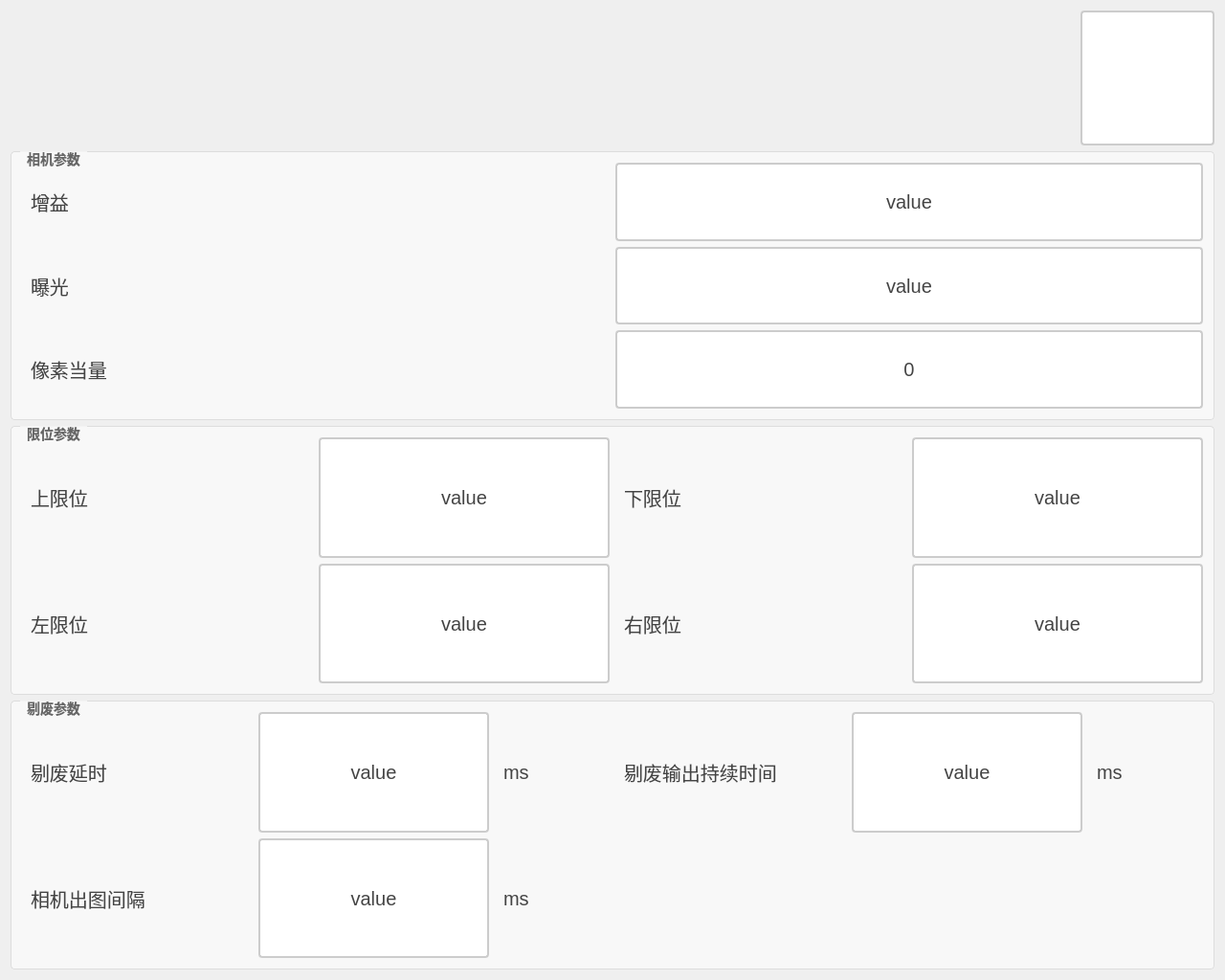
<?xml version="1.0" encoding="UTF-8"?>
<ui version="4.0">
 <class>DlgProductSetClass</class>
 <widget class="QDialog" name="DlgProductSetClass">
  <property name="geometry">
   <rect>
    <x>0</x>
    <y>0</y>
    <width>1280</width>
    <height>1024</height>
   </rect>
  </property>
  <property name="windowTitle">
   <string>DlgProductSet</string>
  </property>
  <layout class="QGridLayout" name="gridLayout_5">
   <item row="0" column="0">
    <layout class="QVBoxLayout" name="verticalLayout_2" stretch="1,2,2,2">
     <item>
      <layout class="QHBoxLayout" name="horizontalLayout_14" stretch="8,1">
       <item>
        <spacer name="horizontalSpacer">
         <property name="orientation">
          <enum>Qt::Orientation::Horizontal</enum>
         </property>
         <property name="sizeHint" stdset="0">
          <size>
           <width>40</width>
           <height>20</height>
          </size>
         </property>
        </spacer>
       </item>
       <item>
        <widget class="QPushButton" name="btn_close">
         <property name="sizePolicy">
          <sizepolicy hsizetype="Minimum" vsizetype="Minimum">
           <horstretch>0</horstretch>
           <verstretch>0</verstretch>
          </sizepolicy>
         </property>
         <property name="styleSheet">
          <string notr="true">QPushButton {
    padding: 6px 14px;
    border: 2px solid #CCC;
    border-radius: 4px;
    background-color: white;
    color: #444;
	font-size:24px;
    qproperty-icon: url(:/PaperCups/icons/close.png);  
    qproperty-iconSize: 30px 30px;
}

QPushButton:hover {
    background-color: #ff6666;
}

QPushButton:pressed {
    background-color: #cc0000;
}
</string>
         </property>
         <property name="text">
          <string/>
         </property>
        </widget>
       </item>
      </layout>
     </item>
     <item>
      <layout class="QHBoxLayout" name="horizontalLayout" stretch="1">
       <item>
        <widget class="QGroupBox" name="groupBox_14">
         <property name="styleSheet">
          <string notr="true">QGroupBox {
    border: 1px solid #DDD;
    border-radius: 4px;
    font: bold 14px;
    color: #666;
    background-color: #F8F8F8;
}

QGroupBox::title {
    subcontrol-origin: margin;
    subcontrol-position: top left;
    left: 10px;
    padding: 0 5px;
}</string>
         </property>
         <property name="title">
          <string>相机参数</string>
         </property>
         <layout class="QGridLayout" name="gridLayout_6">
          <item row="0" column="0">
           <layout class="QVBoxLayout" name="verticalLayout" stretch="1,1,1">
            <item>
             <layout class="QHBoxLayout" name="horizontalLayout_25" stretch="1,1">
              <item>
               <widget class="QLabel" name="lb_xiangjiguangdianpingbishijian_5">
                <property name="styleSheet">
                 <string notr="true">/* 基础标签样式 */
QLabel {
    color: #444444;          /* 主文字色 */
    font-size: 20px;         /* 标准字号 */
    background: transparent; /* 透明背景 */
    padding: 2px 4px;        /* 基础内边距 */
}

/* 标题样式 */
QLabel.title {
    font-size: 16px;
    font-weight: 600;
    color: #333333;
    border-bottom: 1px solid #DDDDDD; /* 下划线装饰 */
    padding-bottom: 4px;
}

/* 副标题/次要文本 */
QLabel.subtitle {
    color: #666666;
    font-size: 13px;
    font-style: italic;
}

/* 强调文本 */
QLabel.emphasis {
    color: #333333;
    font-weight: 500;
    background-color: #F5F5F5;
    border-radius: 3px;
    padding: 4px 8px;
}

/* 状态标签（成功/警告/错误） */
QLabel[state=&quot;success&quot;] {
    color: #228B22;          /* 森林绿 */
    border-left: 3px solid #228B22;
    padding-left: 8px;
}

QLabel[state=&quot;warning&quot;] {
    color: #FF8C00;          /* 暗橙 */
    border-left: 3px solid #FF8C00;
    padding-left: 8px;
}

QLabel[state=&quot;error&quot;] {
    color: #B22222;          /* 砖红 */
    border-left: 3px solid #B22222;
    padding-left: 8px;
}

/* 数据展示标签 */
QLabel.data {
    color: #2F4F4F;          /* 深石板灰 */
    font-family: monospace;
    border: 1px solid #E0E0E0;
    background-color: #FFFFFF;
    padding: 6px 12px;
    border-radius: 4px;
}

/* 禁用状态 */
QLabel:disabled {
    color: #AAAAAA;
    background-color: transparent;
}

/* 链接样式（伪链接效果） */
QLabel.link {
    color: #4682B4;          /* 钢蓝 */
    text-decoration: underline;
    border-bottom: 1px dotted #4682B4;
}

/* 图标标签 */
QLabel.icon {
    qproperty-alignment: AlignCenter;
    border: 1px solid #E0E0E0;
    border-radius: 4px;
    background-color: #FFFFFF;
    padding: 12px;
}</string>
                </property>
                <property name="text">
                 <string>增益</string>
                </property>
               </widget>
              </item>
              <item>
               <widget class="QPushButton" name="btn_zengyi">
                <property name="sizePolicy">
                 <sizepolicy hsizetype="Minimum" vsizetype="Minimum">
                  <horstretch>0</horstretch>
                  <verstretch>0</verstretch>
                 </sizepolicy>
                </property>
                <property name="styleSheet">
                 <string notr="true">QPushButton {
    padding: 6px 14px;
    border: 2px solid #CCC;
    border-radius: 4px;
    background-color: white;
    color: #444;
	font-size:20px;
}

QPushButton:hover {
    border-color: #999;
    background-color: #F5F5F5;
}

QPushButton:pressed {
    border-color: #777;
    background-color: #EEE;
}</string>
                </property>
                <property name="text">
                 <string>value</string>
                </property>
               </widget>
              </item>
             </layout>
            </item>
            <item>
             <layout class="QHBoxLayout" name="horizontalLayout_26" stretch="1,1">
              <item>
               <widget class="QLabel" name="lb_xiangjiguangdianpingbishijian_6">
                <property name="styleSheet">
                 <string notr="true">/* 基础标签样式 */
QLabel {
    color: #444444;          /* 主文字色 */
    font-size: 20px;         /* 标准字号 */
    background: transparent; /* 透明背景 */
    padding: 2px 4px;        /* 基础内边距 */
}

/* 标题样式 */
QLabel.title {
    font-size: 16px;
    font-weight: 600;
    color: #333333;
    border-bottom: 1px solid #DDDDDD; /* 下划线装饰 */
    padding-bottom: 4px;
}

/* 副标题/次要文本 */
QLabel.subtitle {
    color: #666666;
    font-size: 13px;
    font-style: italic;
}

/* 强调文本 */
QLabel.emphasis {
    color: #333333;
    font-weight: 500;
    background-color: #F5F5F5;
    border-radius: 3px;
    padding: 4px 8px;
}

/* 状态标签（成功/警告/错误） */
QLabel[state=&quot;success&quot;] {
    color: #228B22;          /* 森林绿 */
    border-left: 3px solid #228B22;
    padding-left: 8px;
}

QLabel[state=&quot;warning&quot;] {
    color: #FF8C00;          /* 暗橙 */
    border-left: 3px solid #FF8C00;
    padding-left: 8px;
}

QLabel[state=&quot;error&quot;] {
    color: #B22222;          /* 砖红 */
    border-left: 3px solid #B22222;
    padding-left: 8px;
}

/* 数据展示标签 */
QLabel.data {
    color: #2F4F4F;          /* 深石板灰 */
    font-family: monospace;
    border: 1px solid #E0E0E0;
    background-color: #FFFFFF;
    padding: 6px 12px;
    border-radius: 4px;
}

/* 禁用状态 */
QLabel:disabled {
    color: #AAAAAA;
    background-color: transparent;
}

/* 链接样式（伪链接效果） */
QLabel.link {
    color: #4682B4;          /* 钢蓝 */
    text-decoration: underline;
    border-bottom: 1px dotted #4682B4;
}

/* 图标标签 */
QLabel.icon {
    qproperty-alignment: AlignCenter;
    border: 1px solid #E0E0E0;
    border-radius: 4px;
    background-color: #FFFFFF;
    padding: 12px;
}</string>
                </property>
                <property name="text">
                 <string>曝光</string>
                </property>
               </widget>
              </item>
              <item>
               <widget class="QPushButton" name="btn_baoguang">
                <property name="sizePolicy">
                 <sizepolicy hsizetype="Minimum" vsizetype="Minimum">
                  <horstretch>0</horstretch>
                  <verstretch>0</verstretch>
                 </sizepolicy>
                </property>
                <property name="styleSheet">
                 <string notr="true">QPushButton {
    padding: 6px 14px;
    border: 2px solid #CCC;
    border-radius: 4px;
    background-color: white;
    color: #444;
	font-size:20px;
}

QPushButton:hover {
    border-color: #999;
    background-color: #F5F5F5;
}

QPushButton:pressed {
    border-color: #777;
    background-color: #EEE;
}</string>
                </property>
                <property name="text">
                 <string>value</string>
                </property>
               </widget>
              </item>
             </layout>
            </item>
            <item>
             <layout class="QHBoxLayout" name="horizontalLayout_35" stretch="1,1">
              <item>
               <widget class="QLabel" name="lb_xiangjiguangdianpingbishijian_23">
                <property name="styleSheet">
                 <string notr="true">/* 基础标签样式 */
QLabel {
    color: #444444;          /* 主文字色 */
    font-size: 20px;         /* 标准字号 */
    background: transparent; /* 透明背景 */
    padding: 2px 4px;        /* 基础内边距 */
}

/* 标题样式 */
QLabel.title {
    font-size: 16px;
    font-weight: 600;
    color: #333333;
    border-bottom: 1px solid #DDDDDD; /* 下划线装饰 */
    padding-bottom: 4px;
}

/* 副标题/次要文本 */
QLabel.subtitle {
    color: #666666;
    font-size: 13px;
    font-style: italic;
}

/* 强调文本 */
QLabel.emphasis {
    color: #333333;
    font-weight: 500;
    background-color: #F5F5F5;
    border-radius: 3px;
    padding: 4px 8px;
}

/* 状态标签（成功/警告/错误） */
QLabel[state=&quot;success&quot;] {
    color: #228B22;          /* 森林绿 */
    border-left: 3px solid #228B22;
    padding-left: 8px;
}

QLabel[state=&quot;warning&quot;] {
    color: #FF8C00;          /* 暗橙 */
    border-left: 3px solid #FF8C00;
    padding-left: 8px;
}

QLabel[state=&quot;error&quot;] {
    color: #B22222;          /* 砖红 */
    border-left: 3px solid #B22222;
    padding-left: 8px;
}

/* 数据展示标签 */
QLabel.data {
    color: #2F4F4F;          /* 深石板灰 */
    font-family: monospace;
    border: 1px solid #E0E0E0;
    background-color: #FFFFFF;
    padding: 6px 12px;
    border-radius: 4px;
}

/* 禁用状态 */
QLabel:disabled {
    color: #AAAAAA;
    background-color: transparent;
}

/* 链接样式（伪链接效果） */
QLabel.link {
    color: #4682B4;          /* 钢蓝 */
    text-decoration: underline;
    border-bottom: 1px dotted #4682B4;
}

/* 图标标签 */
QLabel.icon {
    qproperty-alignment: AlignCenter;
    border: 1px solid #E0E0E0;
    border-radius: 4px;
    background-color: #FFFFFF;
    padding: 12px;
}</string>
                </property>
                <property name="text">
                 <string>像素当量</string>
                </property>
               </widget>
              </item>
              <item>
               <widget class="QPushButton" name="btn_xiangsudangliang">
                <property name="sizePolicy">
                 <sizepolicy hsizetype="Minimum" vsizetype="Minimum">
                  <horstretch>0</horstretch>
                  <verstretch>0</verstretch>
                 </sizepolicy>
                </property>
                <property name="styleSheet">
                 <string notr="true">QPushButton {
    padding: 6px 14px;
    border: 2px solid #CCC;
    border-radius: 4px;
    background-color: white;
    color: #444;
	font-size:20px;
}

QPushButton:hover {
    border-color: #999;
    background-color: #F5F5F5;
}

QPushButton:pressed {
    border-color: #777;
    background-color: #EEE;
}</string>
                </property>
                <property name="text">
                 <string>0</string>
                </property>
               </widget>
              </item>
             </layout>
            </item>
           </layout>
          </item>
         </layout>
        </widget>
       </item>
      </layout>
     </item>
     <item>
      <widget class="QGroupBox" name="groupBox_15">
       <property name="styleSheet">
        <string notr="true">QGroupBox {
    border: 1px solid #DDD;
    border-radius: 4px;
    font: bold 14px;
    color: #666;
    background-color: #F8F8F8;
}

QGroupBox::title {
    subcontrol-origin: margin;
    subcontrol-position: top left;
    left: 10px;
    padding: 0 5px;
}</string>
       </property>
       <property name="title">
        <string>限位参数</string>
       </property>
       <layout class="QGridLayout" name="gridLayout_2">
        <item row="0" column="0">
         <layout class="QGridLayout" name="gridLayout">
          <item row="0" column="0">
           <layout class="QHBoxLayout" name="horizontalLayout_2" stretch="1,1">
            <item>
             <widget class="QLabel" name="lb_xiangjiguangdianpingbishijian_7">
              <property name="styleSheet">
               <string notr="true">/* 基础标签样式 */
QLabel {
    color: #444444;          /* 主文字色 */
    font-size: 20px;         /* 标准字号 */
    background: transparent; /* 透明背景 */
    padding: 2px 4px;        /* 基础内边距 */
}

/* 标题样式 */
QLabel.title {
    font-size: 16px;
    font-weight: 600;
    color: #333333;
    border-bottom: 1px solid #DDDDDD; /* 下划线装饰 */
    padding-bottom: 4px;
}

/* 副标题/次要文本 */
QLabel.subtitle {
    color: #666666;
    font-size: 13px;
    font-style: italic;
}

/* 强调文本 */
QLabel.emphasis {
    color: #333333;
    font-weight: 500;
    background-color: #F5F5F5;
    border-radius: 3px;
    padding: 4px 8px;
}

/* 状态标签（成功/警告/错误） */
QLabel[state=&quot;success&quot;] {
    color: #228B22;          /* 森林绿 */
    border-left: 3px solid #228B22;
    padding-left: 8px;
}

QLabel[state=&quot;warning&quot;] {
    color: #FF8C00;          /* 暗橙 */
    border-left: 3px solid #FF8C00;
    padding-left: 8px;
}

QLabel[state=&quot;error&quot;] {
    color: #B22222;          /* 砖红 */
    border-left: 3px solid #B22222;
    padding-left: 8px;
}

/* 数据展示标签 */
QLabel.data {
    color: #2F4F4F;          /* 深石板灰 */
    font-family: monospace;
    border: 1px solid #E0E0E0;
    background-color: #FFFFFF;
    padding: 6px 12px;
    border-radius: 4px;
}

/* 禁用状态 */
QLabel:disabled {
    color: #AAAAAA;
    background-color: transparent;
}

/* 链接样式（伪链接效果） */
QLabel.link {
    color: #4682B4;          /* 钢蓝 */
    text-decoration: underline;
    border-bottom: 1px dotted #4682B4;
}

/* 图标标签 */
QLabel.icon {
    qproperty-alignment: AlignCenter;
    border: 1px solid #E0E0E0;
    border-radius: 4px;
    background-color: #FFFFFF;
    padding: 12px;
}</string>
              </property>
              <property name="text">
               <string>上限位</string>
              </property>
             </widget>
            </item>
            <item>
             <widget class="QPushButton" name="btn_shangxianwei">
              <property name="sizePolicy">
               <sizepolicy hsizetype="Minimum" vsizetype="Minimum">
                <horstretch>0</horstretch>
                <verstretch>0</verstretch>
               </sizepolicy>
              </property>
              <property name="styleSheet">
               <string notr="true">QPushButton {
    padding: 6px 14px;
    border: 2px solid #CCC;
    border-radius: 4px;
    background-color: white;
    color: #444;
	font-size:20px;
}

QPushButton:hover {
    border-color: #999;
    background-color: #F5F5F5;
}

QPushButton:pressed {
    border-color: #777;
    background-color: #EEE;
}</string>
              </property>
              <property name="text">
               <string>value</string>
              </property>
             </widget>
            </item>
           </layout>
          </item>
          <item row="0" column="1">
           <layout class="QHBoxLayout" name="horizontalLayout_3" stretch="1,1">
            <item>
             <widget class="QLabel" name="lb_xiangjiguangdianpingbishijian_8">
              <property name="styleSheet">
               <string notr="true">/* 基础标签样式 */
QLabel {
    color: #444444;          /* 主文字色 */
    font-size: 20px;         /* 标准字号 */
    background: transparent; /* 透明背景 */
    padding: 2px 4px;        /* 基础内边距 */
}

/* 标题样式 */
QLabel.title {
    font-size: 16px;
    font-weight: 600;
    color: #333333;
    border-bottom: 1px solid #DDDDDD; /* 下划线装饰 */
    padding-bottom: 4px;
}

/* 副标题/次要文本 */
QLabel.subtitle {
    color: #666666;
    font-size: 13px;
    font-style: italic;
}

/* 强调文本 */
QLabel.emphasis {
    color: #333333;
    font-weight: 500;
    background-color: #F5F5F5;
    border-radius: 3px;
    padding: 4px 8px;
}

/* 状态标签（成功/警告/错误） */
QLabel[state=&quot;success&quot;] {
    color: #228B22;          /* 森林绿 */
    border-left: 3px solid #228B22;
    padding-left: 8px;
}

QLabel[state=&quot;warning&quot;] {
    color: #FF8C00;          /* 暗橙 */
    border-left: 3px solid #FF8C00;
    padding-left: 8px;
}

QLabel[state=&quot;error&quot;] {
    color: #B22222;          /* 砖红 */
    border-left: 3px solid #B22222;
    padding-left: 8px;
}

/* 数据展示标签 */
QLabel.data {
    color: #2F4F4F;          /* 深石板灰 */
    font-family: monospace;
    border: 1px solid #E0E0E0;
    background-color: #FFFFFF;
    padding: 6px 12px;
    border-radius: 4px;
}

/* 禁用状态 */
QLabel:disabled {
    color: #AAAAAA;
    background-color: transparent;
}

/* 链接样式（伪链接效果） */
QLabel.link {
    color: #4682B4;          /* 钢蓝 */
    text-decoration: underline;
    border-bottom: 1px dotted #4682B4;
}

/* 图标标签 */
QLabel.icon {
    qproperty-alignment: AlignCenter;
    border: 1px solid #E0E0E0;
    border-radius: 4px;
    background-color: #FFFFFF;
    padding: 12px;
}</string>
              </property>
              <property name="text">
               <string>下限位</string>
              </property>
             </widget>
            </item>
            <item>
             <widget class="QPushButton" name="btn_xiaxianwei">
              <property name="sizePolicy">
               <sizepolicy hsizetype="Minimum" vsizetype="Minimum">
                <horstretch>0</horstretch>
                <verstretch>0</verstretch>
               </sizepolicy>
              </property>
              <property name="styleSheet">
               <string notr="true">QPushButton {
    padding: 6px 14px;
    border: 2px solid #CCC;
    border-radius: 4px;
    background-color: white;
    color: #444;
	font-size:20px;
}

QPushButton:hover {
    border-color: #999;
    background-color: #F5F5F5;
}

QPushButton:pressed {
    border-color: #777;
    background-color: #EEE;
}</string>
              </property>
              <property name="text">
               <string>value</string>
              </property>
             </widget>
            </item>
           </layout>
          </item>
          <item row="1" column="0">
           <layout class="QHBoxLayout" name="horizontalLayout_4" stretch="1,1">
            <item>
             <widget class="QLabel" name="lb_xiangjiguangdianpingbishijian_9">
              <property name="styleSheet">
               <string notr="true">/* 基础标签样式 */
QLabel {
    color: #444444;          /* 主文字色 */
    font-size: 20px;         /* 标准字号 */
    background: transparent; /* 透明背景 */
    padding: 2px 4px;        /* 基础内边距 */
}

/* 标题样式 */
QLabel.title {
    font-size: 16px;
    font-weight: 600;
    color: #333333;
    border-bottom: 1px solid #DDDDDD; /* 下划线装饰 */
    padding-bottom: 4px;
}

/* 副标题/次要文本 */
QLabel.subtitle {
    color: #666666;
    font-size: 13px;
    font-style: italic;
}

/* 强调文本 */
QLabel.emphasis {
    color: #333333;
    font-weight: 500;
    background-color: #F5F5F5;
    border-radius: 3px;
    padding: 4px 8px;
}

/* 状态标签（成功/警告/错误） */
QLabel[state=&quot;success&quot;] {
    color: #228B22;          /* 森林绿 */
    border-left: 3px solid #228B22;
    padding-left: 8px;
}

QLabel[state=&quot;warning&quot;] {
    color: #FF8C00;          /* 暗橙 */
    border-left: 3px solid #FF8C00;
    padding-left: 8px;
}

QLabel[state=&quot;error&quot;] {
    color: #B22222;          /* 砖红 */
    border-left: 3px solid #B22222;
    padding-left: 8px;
}

/* 数据展示标签 */
QLabel.data {
    color: #2F4F4F;          /* 深石板灰 */
    font-family: monospace;
    border: 1px solid #E0E0E0;
    background-color: #FFFFFF;
    padding: 6px 12px;
    border-radius: 4px;
}

/* 禁用状态 */
QLabel:disabled {
    color: #AAAAAA;
    background-color: transparent;
}

/* 链接样式（伪链接效果） */
QLabel.link {
    color: #4682B4;          /* 钢蓝 */
    text-decoration: underline;
    border-bottom: 1px dotted #4682B4;
}

/* 图标标签 */
QLabel.icon {
    qproperty-alignment: AlignCenter;
    border: 1px solid #E0E0E0;
    border-radius: 4px;
    background-color: #FFFFFF;
    padding: 12px;
}</string>
              </property>
              <property name="text">
               <string>左限位</string>
              </property>
             </widget>
            </item>
            <item>
             <widget class="QPushButton" name="btn_zuoxianwei">
              <property name="sizePolicy">
               <sizepolicy hsizetype="Minimum" vsizetype="Minimum">
                <horstretch>0</horstretch>
                <verstretch>0</verstretch>
               </sizepolicy>
              </property>
              <property name="styleSheet">
               <string notr="true">QPushButton {
    padding: 6px 14px;
    border: 2px solid #CCC;
    border-radius: 4px;
    background-color: white;
    color: #444;
	font-size:20px;
}

QPushButton:hover {
    border-color: #999;
    background-color: #F5F5F5;
}

QPushButton:pressed {
    border-color: #777;
    background-color: #EEE;
}</string>
              </property>
              <property name="text">
               <string>value</string>
              </property>
             </widget>
            </item>
           </layout>
          </item>
          <item row="1" column="1">
           <layout class="QHBoxLayout" name="horizontalLayout_5" stretch="1,1">
            <item>
             <widget class="QLabel" name="lb_xiangjiguangdianpingbishijian_10">
              <property name="styleSheet">
               <string notr="true">/* 基础标签样式 */
QLabel {
    color: #444444;          /* 主文字色 */
    font-size: 20px;         /* 标准字号 */
    background: transparent; /* 透明背景 */
    padding: 2px 4px;        /* 基础内边距 */
}

/* 标题样式 */
QLabel.title {
    font-size: 16px;
    font-weight: 600;
    color: #333333;
    border-bottom: 1px solid #DDDDDD; /* 下划线装饰 */
    padding-bottom: 4px;
}

/* 副标题/次要文本 */
QLabel.subtitle {
    color: #666666;
    font-size: 13px;
    font-style: italic;
}

/* 强调文本 */
QLabel.emphasis {
    color: #333333;
    font-weight: 500;
    background-color: #F5F5F5;
    border-radius: 3px;
    padding: 4px 8px;
}

/* 状态标签（成功/警告/错误） */
QLabel[state=&quot;success&quot;] {
    color: #228B22;          /* 森林绿 */
    border-left: 3px solid #228B22;
    padding-left: 8px;
}

QLabel[state=&quot;warning&quot;] {
    color: #FF8C00;          /* 暗橙 */
    border-left: 3px solid #FF8C00;
    padding-left: 8px;
}

QLabel[state=&quot;error&quot;] {
    color: #B22222;          /* 砖红 */
    border-left: 3px solid #B22222;
    padding-left: 8px;
}

/* 数据展示标签 */
QLabel.data {
    color: #2F4F4F;          /* 深石板灰 */
    font-family: monospace;
    border: 1px solid #E0E0E0;
    background-color: #FFFFFF;
    padding: 6px 12px;
    border-radius: 4px;
}

/* 禁用状态 */
QLabel:disabled {
    color: #AAAAAA;
    background-color: transparent;
}

/* 链接样式（伪链接效果） */
QLabel.link {
    color: #4682B4;          /* 钢蓝 */
    text-decoration: underline;
    border-bottom: 1px dotted #4682B4;
}

/* 图标标签 */
QLabel.icon {
    qproperty-alignment: AlignCenter;
    border: 1px solid #E0E0E0;
    border-radius: 4px;
    background-color: #FFFFFF;
    padding: 12px;
}</string>
              </property>
              <property name="text">
               <string>右限位</string>
              </property>
             </widget>
            </item>
            <item>
             <widget class="QPushButton" name="btn_youxianwei">
              <property name="sizePolicy">
               <sizepolicy hsizetype="Minimum" vsizetype="Minimum">
                <horstretch>0</horstretch>
                <verstretch>0</verstretch>
               </sizepolicy>
              </property>
              <property name="styleSheet">
               <string notr="true">QPushButton {
    padding: 6px 14px;
    border: 2px solid #CCC;
    border-radius: 4px;
    background-color: white;
    color: #444;
	font-size:20px;
}

QPushButton:hover {
    border-color: #999;
    background-color: #F5F5F5;
}

QPushButton:pressed {
    border-color: #777;
    background-color: #EEE;
}</string>
              </property>
              <property name="text">
               <string>value</string>
              </property>
             </widget>
            </item>
           </layout>
          </item>
         </layout>
        </item>
       </layout>
      </widget>
     </item>
     <item>
      <widget class="QGroupBox" name="groupBox_16">
       <property name="styleSheet">
        <string notr="true">QGroupBox {
    border: 1px solid #DDD;
    border-radius: 4px;
    font: bold 14px;
    color: #666;
    background-color: #F8F8F8;
}

QGroupBox::title {
    subcontrol-origin: margin;
    subcontrol-position: top left;
    left: 10px;
    padding: 0 5px;
}</string>
       </property>
       <property name="title">
        <string>剔废参数</string>
       </property>
       <layout class="QGridLayout" name="gridLayout_4">
        <item row="0" column="0">
         <layout class="QGridLayout" name="gridLayout_3">
          <item row="0" column="0">
           <layout class="QHBoxLayout" name="horizontalLayout_6" stretch="2,2,1">
            <item>
             <widget class="QLabel" name="lb_xiangjiguangdianpingbishijian_11">
              <property name="styleSheet">
               <string notr="true">/* 基础标签样式 */
QLabel {
    color: #444444;          /* 主文字色 */
    font-size: 20px;         /* 标准字号 */
    background: transparent; /* 透明背景 */
    padding: 2px 4px;        /* 基础内边距 */
}

/* 标题样式 */
QLabel.title {
    font-size: 16px;
    font-weight: 600;
    color: #333333;
    border-bottom: 1px solid #DDDDDD; /* 下划线装饰 */
    padding-bottom: 4px;
}

/* 副标题/次要文本 */
QLabel.subtitle {
    color: #666666;
    font-size: 13px;
    font-style: italic;
}

/* 强调文本 */
QLabel.emphasis {
    color: #333333;
    font-weight: 500;
    background-color: #F5F5F5;
    border-radius: 3px;
    padding: 4px 8px;
}

/* 状态标签（成功/警告/错误） */
QLabel[state=&quot;success&quot;] {
    color: #228B22;          /* 森林绿 */
    border-left: 3px solid #228B22;
    padding-left: 8px;
}

QLabel[state=&quot;warning&quot;] {
    color: #FF8C00;          /* 暗橙 */
    border-left: 3px solid #FF8C00;
    padding-left: 8px;
}

QLabel[state=&quot;error&quot;] {
    color: #B22222;          /* 砖红 */
    border-left: 3px solid #B22222;
    padding-left: 8px;
}

/* 数据展示标签 */
QLabel.data {
    color: #2F4F4F;          /* 深石板灰 */
    font-family: monospace;
    border: 1px solid #E0E0E0;
    background-color: #FFFFFF;
    padding: 6px 12px;
    border-radius: 4px;
}

/* 禁用状态 */
QLabel:disabled {
    color: #AAAAAA;
    background-color: transparent;
}

/* 链接样式（伪链接效果） */
QLabel.link {
    color: #4682B4;          /* 钢蓝 */
    text-decoration: underline;
    border-bottom: 1px dotted #4682B4;
}

/* 图标标签 */
QLabel.icon {
    qproperty-alignment: AlignCenter;
    border: 1px solid #E0E0E0;
    border-radius: 4px;
    background-color: #FFFFFF;
    padding: 12px;
}</string>
              </property>
              <property name="text">
               <string>剔废延时</string>
              </property>
             </widget>
            </item>
            <item>
             <widget class="QPushButton" name="btn_tifeiyanshi">
              <property name="sizePolicy">
               <sizepolicy hsizetype="Minimum" vsizetype="Minimum">
                <horstretch>0</horstretch>
                <verstretch>0</verstretch>
               </sizepolicy>
              </property>
              <property name="styleSheet">
               <string notr="true">QPushButton {
    padding: 6px 14px;
    border: 2px solid #CCC;
    border-radius: 4px;
    background-color: white;
    color: #444;
	font-size:20px;
}

QPushButton:hover {
    border-color: #999;
    background-color: #F5F5F5;
}

QPushButton:pressed {
    border-color: #777;
    background-color: #EEE;
}</string>
              </property>
              <property name="text">
               <string>value</string>
              </property>
             </widget>
            </item>
            <item>
             <widget class="QLabel" name="lb_xiangjiguangdianpingbishijian_14">
              <property name="styleSheet">
               <string notr="true">/* 基础标签样式 */
QLabel {
    color: #444444;          /* 主文字色 */
    font-size: 20px;         /* 标准字号 */
    background: transparent; /* 透明背景 */
    padding: 2px 4px;        /* 基础内边距 */
}

/* 标题样式 */
QLabel.title {
    font-size: 16px;
    font-weight: 600;
    color: #333333;
    border-bottom: 1px solid #DDDDDD; /* 下划线装饰 */
    padding-bottom: 4px;
}

/* 副标题/次要文本 */
QLabel.subtitle {
    color: #666666;
    font-size: 13px;
    font-style: italic;
}

/* 强调文本 */
QLabel.emphasis {
    color: #333333;
    font-weight: 500;
    background-color: #F5F5F5;
    border-radius: 3px;
    padding: 4px 8px;
}

/* 状态标签（成功/警告/错误） */
QLabel[state=&quot;success&quot;] {
    color: #228B22;          /* 森林绿 */
    border-left: 3px solid #228B22;
    padding-left: 8px;
}

QLabel[state=&quot;warning&quot;] {
    color: #FF8C00;          /* 暗橙 */
    border-left: 3px solid #FF8C00;
    padding-left: 8px;
}

QLabel[state=&quot;error&quot;] {
    color: #B22222;          /* 砖红 */
    border-left: 3px solid #B22222;
    padding-left: 8px;
}

/* 数据展示标签 */
QLabel.data {
    color: #2F4F4F;          /* 深石板灰 */
    font-family: monospace;
    border: 1px solid #E0E0E0;
    background-color: #FFFFFF;
    padding: 6px 12px;
    border-radius: 4px;
}

/* 禁用状态 */
QLabel:disabled {
    color: #AAAAAA;
    background-color: transparent;
}

/* 链接样式（伪链接效果） */
QLabel.link {
    color: #4682B4;          /* 钢蓝 */
    text-decoration: underline;
    border-bottom: 1px dotted #4682B4;
}

/* 图标标签 */
QLabel.icon {
    qproperty-alignment: AlignCenter;
    border: 1px solid #E0E0E0;
    border-radius: 4px;
    background-color: #FFFFFF;
    padding: 12px;
}</string>
              </property>
              <property name="text">
               <string>ms</string>
              </property>
             </widget>
            </item>
           </layout>
          </item>
          <item row="0" column="1">
           <layout class="QHBoxLayout" name="horizontalLayout_7" stretch="2,2,1">
            <item>
             <widget class="QLabel" name="lb_xiangjiguangdianpingbishijian_12">
              <property name="styleSheet">
               <string notr="true">/* 基础标签样式 */
QLabel {
    color: #444444;          /* 主文字色 */
    font-size: 20px;         /* 标准字号 */
    background: transparent; /* 透明背景 */
    padding: 2px 4px;        /* 基础内边距 */
}

/* 标题样式 */
QLabel.title {
    font-size: 16px;
    font-weight: 600;
    color: #333333;
    border-bottom: 1px solid #DDDDDD; /* 下划线装饰 */
    padding-bottom: 4px;
}

/* 副标题/次要文本 */
QLabel.subtitle {
    color: #666666;
    font-size: 13px;
    font-style: italic;
}

/* 强调文本 */
QLabel.emphasis {
    color: #333333;
    font-weight: 500;
    background-color: #F5F5F5;
    border-radius: 3px;
    padding: 4px 8px;
}

/* 状态标签（成功/警告/错误） */
QLabel[state=&quot;success&quot;] {
    color: #228B22;          /* 森林绿 */
    border-left: 3px solid #228B22;
    padding-left: 8px;
}

QLabel[state=&quot;warning&quot;] {
    color: #FF8C00;          /* 暗橙 */
    border-left: 3px solid #FF8C00;
    padding-left: 8px;
}

QLabel[state=&quot;error&quot;] {
    color: #B22222;          /* 砖红 */
    border-left: 3px solid #B22222;
    padding-left: 8px;
}

/* 数据展示标签 */
QLabel.data {
    color: #2F4F4F;          /* 深石板灰 */
    font-family: monospace;
    border: 1px solid #E0E0E0;
    background-color: #FFFFFF;
    padding: 6px 12px;
    border-radius: 4px;
}

/* 禁用状态 */
QLabel:disabled {
    color: #AAAAAA;
    background-color: transparent;
}

/* 链接样式（伪链接效果） */
QLabel.link {
    color: #4682B4;          /* 钢蓝 */
    text-decoration: underline;
    border-bottom: 1px dotted #4682B4;
}

/* 图标标签 */
QLabel.icon {
    qproperty-alignment: AlignCenter;
    border: 1px solid #E0E0E0;
    border-radius: 4px;
    background-color: #FFFFFF;
    padding: 12px;
}</string>
              </property>
              <property name="text">
               <string>剔废输出持续时间</string>
              </property>
             </widget>
            </item>
            <item>
             <widget class="QPushButton" name="btn_tifeishuchuchixushijian">
              <property name="sizePolicy">
               <sizepolicy hsizetype="Minimum" vsizetype="Minimum">
                <horstretch>0</horstretch>
                <verstretch>0</verstretch>
               </sizepolicy>
              </property>
              <property name="styleSheet">
               <string notr="true">QPushButton {
    padding: 6px 14px;
    border: 2px solid #CCC;
    border-radius: 4px;
    background-color: white;
    color: #444;
	font-size:20px;
}

QPushButton:hover {
    border-color: #999;
    background-color: #F5F5F5;
}

QPushButton:pressed {
    border-color: #777;
    background-color: #EEE;
}</string>
              </property>
              <property name="text">
               <string>value</string>
              </property>
             </widget>
            </item>
            <item>
             <widget class="QLabel" name="lb_xiangjiguangdianpingbishijian_15">
              <property name="styleSheet">
               <string notr="true">/* 基础标签样式 */
QLabel {
    color: #444444;          /* 主文字色 */
    font-size: 20px;         /* 标准字号 */
    background: transparent; /* 透明背景 */
    padding: 2px 4px;        /* 基础内边距 */
}

/* 标题样式 */
QLabel.title {
    font-size: 16px;
    font-weight: 600;
    color: #333333;
    border-bottom: 1px solid #DDDDDD; /* 下划线装饰 */
    padding-bottom: 4px;
}

/* 副标题/次要文本 */
QLabel.subtitle {
    color: #666666;
    font-size: 13px;
    font-style: italic;
}

/* 强调文本 */
QLabel.emphasis {
    color: #333333;
    font-weight: 500;
    background-color: #F5F5F5;
    border-radius: 3px;
    padding: 4px 8px;
}

/* 状态标签（成功/警告/错误） */
QLabel[state=&quot;success&quot;] {
    color: #228B22;          /* 森林绿 */
    border-left: 3px solid #228B22;
    padding-left: 8px;
}

QLabel[state=&quot;warning&quot;] {
    color: #FF8C00;          /* 暗橙 */
    border-left: 3px solid #FF8C00;
    padding-left: 8px;
}

QLabel[state=&quot;error&quot;] {
    color: #B22222;          /* 砖红 */
    border-left: 3px solid #B22222;
    padding-left: 8px;
}

/* 数据展示标签 */
QLabel.data {
    color: #2F4F4F;          /* 深石板灰 */
    font-family: monospace;
    border: 1px solid #E0E0E0;
    background-color: #FFFFFF;
    padding: 6px 12px;
    border-radius: 4px;
}

/* 禁用状态 */
QLabel:disabled {
    color: #AAAAAA;
    background-color: transparent;
}

/* 链接样式（伪链接效果） */
QLabel.link {
    color: #4682B4;          /* 钢蓝 */
    text-decoration: underline;
    border-bottom: 1px dotted #4682B4;
}

/* 图标标签 */
QLabel.icon {
    qproperty-alignment: AlignCenter;
    border: 1px solid #E0E0E0;
    border-radius: 4px;
    background-color: #FFFFFF;
    padding: 12px;
}</string>
              </property>
              <property name="text">
               <string>ms</string>
              </property>
             </widget>
            </item>
           </layout>
          </item>
          <item row="1" column="0">
           <layout class="QHBoxLayout" name="horizontalLayout_9" stretch="2,2,1">
            <item>
             <widget class="QLabel" name="lb_xiangjiguangdianpingbishijian_16">
              <property name="styleSheet">
               <string notr="true">/* 基础标签样式 */
QLabel {
    color: #444444;          /* 主文字色 */
    font-size: 20px;         /* 标准字号 */
    background: transparent; /* 透明背景 */
    padding: 2px 4px;        /* 基础内边距 */
}

/* 标题样式 */
QLabel.title {
    font-size: 16px;
    font-weight: 600;
    color: #333333;
    border-bottom: 1px solid #DDDDDD; /* 下划线装饰 */
    padding-bottom: 4px;
}

/* 副标题/次要文本 */
QLabel.subtitle {
    color: #666666;
    font-size: 13px;
    font-style: italic;
}

/* 强调文本 */
QLabel.emphasis {
    color: #333333;
    font-weight: 500;
    background-color: #F5F5F5;
    border-radius: 3px;
    padding: 4px 8px;
}

/* 状态标签（成功/警告/错误） */
QLabel[state=&quot;success&quot;] {
    color: #228B22;          /* 森林绿 */
    border-left: 3px solid #228B22;
    padding-left: 8px;
}

QLabel[state=&quot;warning&quot;] {
    color: #FF8C00;          /* 暗橙 */
    border-left: 3px solid #FF8C00;
    padding-left: 8px;
}

QLabel[state=&quot;error&quot;] {
    color: #B22222;          /* 砖红 */
    border-left: 3px solid #B22222;
    padding-left: 8px;
}

/* 数据展示标签 */
QLabel.data {
    color: #2F4F4F;          /* 深石板灰 */
    font-family: monospace;
    border: 1px solid #E0E0E0;
    background-color: #FFFFFF;
    padding: 6px 12px;
    border-radius: 4px;
}

/* 禁用状态 */
QLabel:disabled {
    color: #AAAAAA;
    background-color: transparent;
}

/* 链接样式（伪链接效果） */
QLabel.link {
    color: #4682B4;          /* 钢蓝 */
    text-decoration: underline;
    border-bottom: 1px dotted #4682B4;
}

/* 图标标签 */
QLabel.icon {
    qproperty-alignment: AlignCenter;
    border: 1px solid #E0E0E0;
    border-radius: 4px;
    background-color: #FFFFFF;
    padding: 12px;
}</string>
              </property>
              <property name="text">
               <string>相机出图间隔</string>
              </property>
             </widget>
            </item>
            <item>
             <widget class="QPushButton" name="btn_xiangjichutujiange">
              <property name="sizePolicy">
               <sizepolicy hsizetype="Minimum" vsizetype="Minimum">
                <horstretch>0</horstretch>
                <verstretch>0</verstretch>
               </sizepolicy>
              </property>
              <property name="styleSheet">
               <string notr="true">QPushButton {
    padding: 6px 14px;
    border: 2px solid #CCC;
    border-radius: 4px;
    background-color: white;
    color: #444;
	font-size:20px;
}

QPushButton:hover {
    border-color: #999;
    background-color: #F5F5F5;
}

QPushButton:pressed {
    border-color: #777;
    background-color: #EEE;
}</string>
              </property>
              <property name="text">
               <string>value</string>
              </property>
             </widget>
            </item>
            <item>
             <widget class="QLabel" name="lb_xiangjiguangdianpingbishijian_17">
              <property name="styleSheet">
               <string notr="true">/* 基础标签样式 */
QLabel {
    color: #444444;          /* 主文字色 */
    font-size: 20px;         /* 标准字号 */
    background: transparent; /* 透明背景 */
    padding: 2px 4px;        /* 基础内边距 */
}

/* 标题样式 */
QLabel.title {
    font-size: 16px;
    font-weight: 600;
    color: #333333;
    border-bottom: 1px solid #DDDDDD; /* 下划线装饰 */
    padding-bottom: 4px;
}

/* 副标题/次要文本 */
QLabel.subtitle {
    color: #666666;
    font-size: 13px;
    font-style: italic;
}

/* 强调文本 */
QLabel.emphasis {
    color: #333333;
    font-weight: 500;
    background-color: #F5F5F5;
    border-radius: 3px;
    padding: 4px 8px;
}

/* 状态标签（成功/警告/错误） */
QLabel[state=&quot;success&quot;] {
    color: #228B22;          /* 森林绿 */
    border-left: 3px solid #228B22;
    padding-left: 8px;
}

QLabel[state=&quot;warning&quot;] {
    color: #FF8C00;          /* 暗橙 */
    border-left: 3px solid #FF8C00;
    padding-left: 8px;
}

QLabel[state=&quot;error&quot;] {
    color: #B22222;          /* 砖红 */
    border-left: 3px solid #B22222;
    padding-left: 8px;
}

/* 数据展示标签 */
QLabel.data {
    color: #2F4F4F;          /* 深石板灰 */
    font-family: monospace;
    border: 1px solid #E0E0E0;
    background-color: #FFFFFF;
    padding: 6px 12px;
    border-radius: 4px;
}

/* 禁用状态 */
QLabel:disabled {
    color: #AAAAAA;
    background-color: transparent;
}

/* 链接样式（伪链接效果） */
QLabel.link {
    color: #4682B4;          /* 钢蓝 */
    text-decoration: underline;
    border-bottom: 1px dotted #4682B4;
}

/* 图标标签 */
QLabel.icon {
    qproperty-alignment: AlignCenter;
    border: 1px solid #E0E0E0;
    border-radius: 4px;
    background-color: #FFFFFF;
    padding: 12px;
}</string>
              </property>
              <property name="text">
               <string>ms</string>
              </property>
             </widget>
            </item>
           </layout>
          </item>
          <item row="1" column="1">
           <layout class="QHBoxLayout" name="horizontalLayout_8" stretch=""/>
          </item>
         </layout>
        </item>
       </layout>
      </widget>
     </item>
    </layout>
   </item>
  </layout>
 </widget>
 <layoutdefault spacing="6" margin="11"/>
 <resources/>
 <connections/>
</ui>
